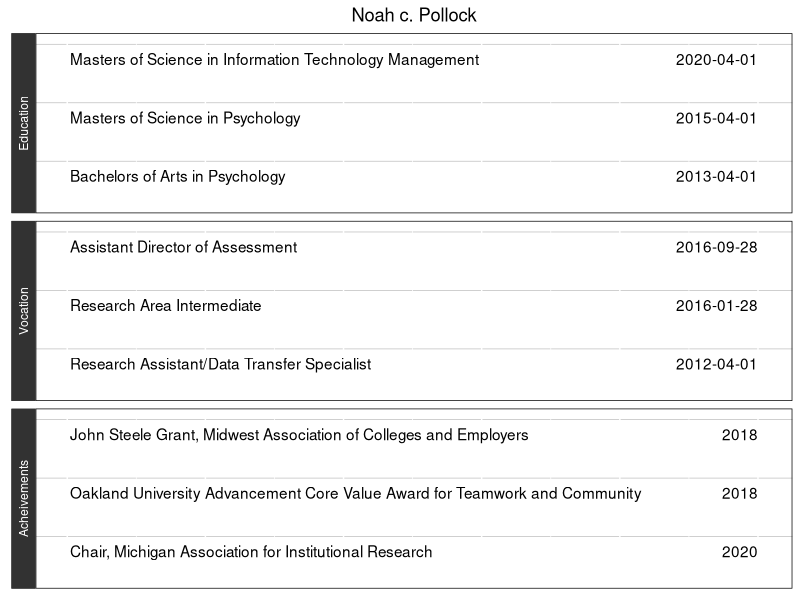

Write R code to recreate this figure.
## ---- chunk 1
knitr::opts_chunk$set(echo = TRUE)
library(dplyr)
library(ggplot2)
## ---- chunk 2

cv_df <- data.frame(
  section = c(
    rep("Education",3)
    ,rep("Vocation",3)
    ,rep("Acheivements",3)),
  text = c(
    "Bachelors of Arts in Psychology",
    "Masters of Science in Psychology",
    "Masters of Science in Information Technology Management",
    
    "Research Assistant/Data Transfer Specialist",
    "Research Area Intermediate",
    "Assistant Director of Assessment",
    
    "Chair, Michigan Association for Institutional Research",
    "Oakland University Advancement Core Value Award for Teamwork and Community",
    "John Steele Grant, Midwest Association of Colleges and Employers"),
  date = c("2013-04-01",
           "2015-04-01",
           "2020-04-01",
           
           "2012-04-01",
           "2016-01-28",
           "2016-09-28",
           
           "2020",
           "2018",
           "2018")
) %>%
  # arrange section the order it appears in dataframe
  mutate(section = factor(section, levels = unique(section))) %>% 
  group_by(section) %>%
  mutate(y = 1:n())

## ---- chunk 3

ggplot(cv_df,aes(x=1,y=y)) +
  geom_text(aes(label=text),hjust=0) +
  geom_text(aes(label=date,x=250),hjust=1) +
  facet_grid(section~.,switch = 'y') +
  scale_y_continuous(breaks = seq(0,nrow(cv_df)+1,by=.5)
                     ,minor_breaks = seq(.25,nrow(cv_df)+1,by=1)
                     # ,minor_breaks = seq(0,nrow(cv_df)+1,by=.1)
                     ,limits = c(0.5,round((nrow(cv_df)+1)/length(unique(cv_df$section)),1)
                                 )) +
  scale_x_continuous(limits = c(1,250)) +
  ggtitle("Noah c. Pollock") +
  # expand_limits(x = 0.25, y = 0.25) +
  theme(panel.background = element_blank(),
        panel.border = element_rect(color='black',fill=NA),
      panel.grid.major.y = element_blank(),
      panel.grid.minor.y = element_line(color="gray"),
      # axis.line = element_line(colour="black"),
      axis.line = element_blank(),
      axis.text = element_blank(),
      axis.ticks = element_blank(),
      axis.title = element_blank(),
      strip.background = element_rect(colour="#323232", fill='#323232'),
      strip.text = element_text(color="white"),
      plot.title = element_text(hjust = 0.5))
